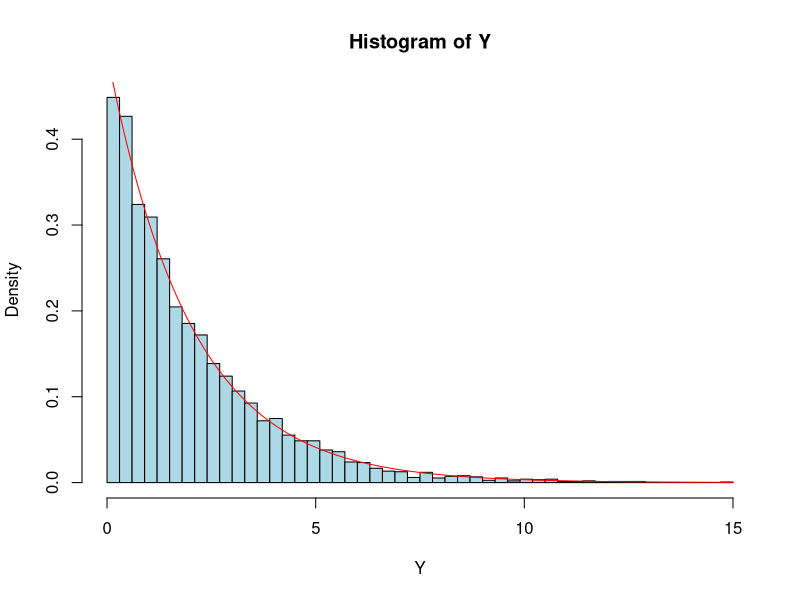
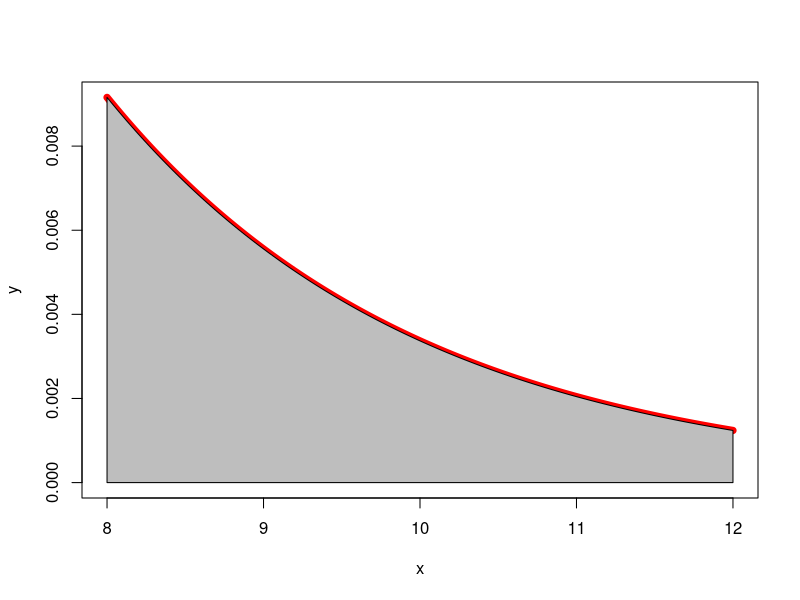

Here is the R script that generated these plots, in order:
#Exercice 5:
# 1- Histogramme des realisations
  lambda=1/2; Ms=5000
  U=runif(Ms)
  Y=-log(U)/lambda
  m=floor(min(Y)); M=ceiling(max(Y)); brk=c(seq(m, M, 0.3))
  hist(Y, probability=TRUE, col='light blue', breaks=brk)
# 2- Graphique de la fonction densite
  u=seq(0,15,length=500); v=dexp(u, rate=lambda)
  lines(u,v, col='red', type='l', lwd=1)
# 3- Proportion des donnees comprises entre 8 et 12
  Proportion = length(Y[Y<12 & Y>8])/Ms
# 4- Probabilite F(12)-F(8)
  Proba = pexp(12,rate=lambda)-pexp(8,rate=lambda)
# 5- Integration
  f=function(x)exp(-x*lambda)*lambda
  proba_Int = integrate(f, 8, 12)
# 6- Representation graphique
  x=seq(8, 12, length=300); y=dexp(x, rate=lambda)
  plot(x, y, col='red', type='l', lwd=7,ylim=c(0,max(y)))
  s=seq(8,12,length=200); t=dexp(s, rate=lambda)
  polygon(c(8,s,12), c(0,t,0), col='gray')
  

  
